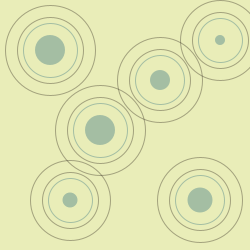
Frame 1 (no input)
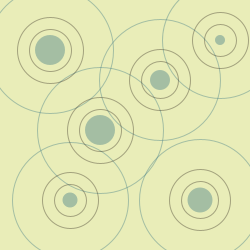
Frame 60 (the mouse pressed at the canvas centre just before this capture)
Frame 120 (the mouse held since frame 60 and released just before this capture): identical to frame 60, image omitted

The Processing sketch that drew these frames (run headless with seeded random() and noise(); from frame 60 on, the mouse is pressed at the canvas centre):

// Processing sketch: processing_18410
// ── processing_18410.pde

float x = 0.0;
float y = 12.0;
float z = 36.0;
void setup() {
  size(250, 250);
  background(#E9EDB8);
}
void draw() {
  fill(#397581, 100);
  noStroke();
  background(#E9EDB8);
  x = x + 24;
  if (x > 100) {
    x = 24.0;
  }
  
  z = z + 24;
  if (z > 100) {
    z = 36.0;
  }
  
  smooth();
  frameRate(5);
  ellipse (50, 50, 30, 30);
  ellipse (200, 200, 25, 25);
  ellipse (100, 130, 30, 30);
  ellipse (220, 40, 10, 10);
  ellipse (160, 80, 20, 20);
  ellipse (70, 200, 15, 15);
  y = y + 24;
  if (y > 100) {
    y = 12.0; 
  }
  noFill();
  frameRate(4);
  smooth();
  stroke(#397581, 100);
   ellipse (50, 50, 30 + x, 30 + x);
  ellipse (200, 200, 25 + x, 25 + x);
  ellipse (100, 130, 30 + x, 30 + x);
  ellipse (220, 40, 20 + x, 20 + x);
  ellipse (160, 80, 25 + x, 25 + x);
  ellipse (70, 200, 20 + x, 20 + x);
  stroke(#362D22, 100);
  ellipse (50, 50, 30 + y, 30 + y);
  ellipse (200, 200, 25 + y, 25 + y);
  ellipse (100, 130, 30 + y, 30 + y);
  ellipse (220, 40, 20 + y, 20 + y);
  ellipse (160, 80, 25 + y, 25 + y);
  ellipse (70, 200, 20 + y, 20 + y);
  
    ellipse (50, 50, 30 + z, 30 + z);
  ellipse (200, 200, 25 + z, 25 + z);
  ellipse (100, 130, 30 + z, 30 + z);
  ellipse (220, 40, 20 + z, 20 + z);
  ellipse (160, 80, 25 + z, 25 + z);
  ellipse (70, 200, 20 + z, 20 + z);
}
